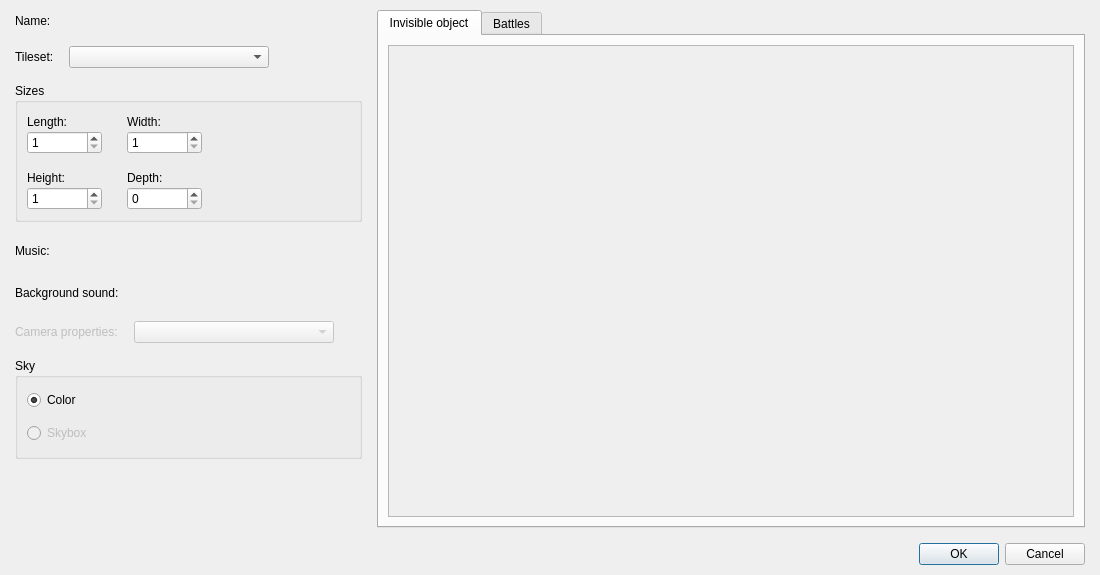
<?xml version="1.0" encoding="UTF-8"?>
<ui version="4.0">
 <class>DialogMapProperties</class>
 <widget class="QDialog" name="DialogMapProperties">
  <property name="geometry">
   <rect>
    <x>0</x>
    <y>0</y>
    <width>1100</width>
    <height>575</height>
   </rect>
  </property>
  <property name="windowTitle">
   <string>Map properties...</string>
  </property>
  <layout class="QGridLayout" name="gridLayout_11">
   <property name="leftMargin">
    <number>15</number>
   </property>
   <property name="topMargin">
    <number>10</number>
   </property>
   <property name="rightMargin">
    <number>15</number>
   </property>
   <property name="bottomMargin">
    <number>10</number>
   </property>
   <item row="0" column="0">
    <layout class="QVBoxLayout" name="verticalLayout_8">
     <property name="spacing">
      <number>15</number>
     </property>
     <item>
      <layout class="QHBoxLayout" name="horizontalLayout_2" stretch="0,1">
       <item>
        <layout class="QVBoxLayout" name="verticalLayout_6" stretch="0,0,0,0,1">
         <item>
          <layout class="QGridLayout" name="gridLayout_8">
           <item row="0" column="0">
            <widget class="QLabel" name="label">
             <property name="text">
              <string>Name:</string>
             </property>
            </widget>
           </item>
           <item row="0" column="1">
            <widget class="WidgetTextLang" name="widgetLangName" native="true">
             <property name="minimumSize">
              <size>
               <width>200</width>
               <height>0</height>
              </size>
             </property>
             <property name="maximumSize">
              <size>
               <width>200</width>
               <height>16777215</height>
              </size>
             </property>
            </widget>
           </item>
           <item row="0" column="2" rowspan="2">
            <spacer name="horizontalSpacer_2">
             <property name="orientation">
              <enum>Qt::Horizontal</enum>
             </property>
             <property name="sizeHint" stdset="0">
              <size>
               <width>68</width>
               <height>58</height>
              </size>
             </property>
            </spacer>
           </item>
           <item row="1" column="0">
            <widget class="QLabel" name="label_2">
             <property name="text">
              <string>Tileset:</string>
             </property>
            </widget>
           </item>
           <item row="1" column="1">
            <widget class="QComboBox" name="comboBoxTileset">
             <property name="minimumSize">
              <size>
               <width>200</width>
               <height>0</height>
              </size>
             </property>
             <property name="maximumSize">
              <size>
               <width>200</width>
               <height>16777215</height>
              </size>
             </property>
            </widget>
           </item>
          </layout>
         </item>
         <item>
          <widget class="QGroupBox" name="groupBox_3">
           <property name="title">
            <string>Sizes</string>
           </property>
           <layout class="QGridLayout" name="gridLayout_4">
            <item row="0" column="0">
             <layout class="QGridLayout" name="gridLayout_3">
              <property name="horizontalSpacing">
               <number>25</number>
              </property>
              <property name="verticalSpacing">
               <number>15</number>
              </property>
              <item row="0" column="0">
               <layout class="QVBoxLayout" name="verticalLayout_2">
                <item>
                 <widget class="QLabel" name="label_3">
                  <property name="text">
                   <string>Length:</string>
                  </property>
                 </widget>
                </item>
                <item>
                 <widget class="QSpinBox" name="spinBoxLength">
                  <property name="sizePolicy">
                   <sizepolicy hsizetype="Minimum" vsizetype="Fixed">
                    <horstretch>0</horstretch>
                    <verstretch>0</verstretch>
                   </sizepolicy>
                  </property>
                  <property name="minimumSize">
                   <size>
                    <width>75</width>
                    <height>0</height>
                   </size>
                  </property>
                  <property name="maximumSize">
                   <size>
                    <width>75</width>
                    <height>16777215</height>
                   </size>
                  </property>
                  <property name="minimum">
                   <number>1</number>
                  </property>
                  <property name="maximum">
                   <number>1000</number>
                  </property>
                 </widget>
                </item>
               </layout>
              </item>
              <item row="0" column="1">
               <layout class="QVBoxLayout" name="verticalLayout_3">
                <item>
                 <widget class="QLabel" name="label_4">
                  <property name="text">
                   <string>Width:</string>
                  </property>
                 </widget>
                </item>
                <item>
                 <widget class="QSpinBox" name="spinBoxWidth">
                  <property name="minimumSize">
                   <size>
                    <width>75</width>
                    <height>0</height>
                   </size>
                  </property>
                  <property name="maximumSize">
                   <size>
                    <width>75</width>
                    <height>16777215</height>
                   </size>
                  </property>
                  <property name="minimum">
                   <number>1</number>
                  </property>
                  <property name="maximum">
                   <number>1000</number>
                  </property>
                 </widget>
                </item>
               </layout>
              </item>
              <item row="0" column="2" rowspan="2">
               <spacer name="horizontalSpacer">
                <property name="orientation">
                 <enum>Qt::Horizontal</enum>
                </property>
                <property name="sizeHint" stdset="0">
                 <size>
                  <width>78</width>
                  <height>98</height>
                 </size>
                </property>
               </spacer>
              </item>
              <item row="1" column="0">
               <layout class="QVBoxLayout" name="verticalLayout_4">
                <item>
                 <widget class="QLabel" name="label_5">
                  <property name="text">
                   <string>Height:</string>
                  </property>
                 </widget>
                </item>
                <item>
                 <widget class="QSpinBox" name="spinBoxHeight">
                  <property name="minimumSize">
                   <size>
                    <width>75</width>
                    <height>0</height>
                   </size>
                  </property>
                  <property name="maximumSize">
                   <size>
                    <width>75</width>
                    <height>16777215</height>
                   </size>
                  </property>
                  <property name="minimum">
                   <number>1</number>
                  </property>
                  <property name="maximum">
                   <number>1000</number>
                  </property>
                  <property name="value">
                   <number>1</number>
                  </property>
                 </widget>
                </item>
               </layout>
              </item>
              <item row="1" column="1">
               <layout class="QVBoxLayout" name="verticalLayout_5">
                <item>
                 <widget class="QLabel" name="label_6">
                  <property name="text">
                   <string>Depth:</string>
                  </property>
                 </widget>
                </item>
                <item>
                 <widget class="QSpinBox" name="spinBoxDepth">
                  <property name="minimumSize">
                   <size>
                    <width>75</width>
                    <height>0</height>
                   </size>
                  </property>
                  <property name="maximumSize">
                   <size>
                    <width>75</width>
                    <height>16777215</height>
                   </size>
                  </property>
                  <property name="maximum">
                   <number>1000</number>
                  </property>
                 </widget>
                </item>
               </layout>
              </item>
             </layout>
            </item>
           </layout>
          </widget>
         </item>
         <item>
          <layout class="QGridLayout" name="gridLayout_5">
           <item row="0" column="0">
            <widget class="QLabel" name="label_7">
             <property name="enabled">
              <bool>true</bool>
             </property>
             <property name="text">
              <string>Music:</string>
             </property>
            </widget>
           </item>
           <item row="0" column="1">
            <widget class="WidgetSong" name="widgetChooseMusic" native="true">
             <property name="minimumSize">
              <size>
               <width>200</width>
               <height>27</height>
              </size>
             </property>
             <property name="maximumSize">
              <size>
               <width>200</width>
               <height>27</height>
              </size>
             </property>
            </widget>
           </item>
           <item row="0" column="2" rowspan="3">
            <spacer name="horizontalSpacer_6">
             <property name="orientation">
              <enum>Qt::Horizontal</enum>
             </property>
             <property name="sizeHint" stdset="0">
              <size>
               <width>28</width>
               <height>88</height>
              </size>
             </property>
            </spacer>
           </item>
           <item row="1" column="0">
            <widget class="QLabel" name="label_8">
             <property name="enabled">
              <bool>true</bool>
             </property>
             <property name="text">
              <string>Background sound:</string>
             </property>
            </widget>
           </item>
           <item row="1" column="1">
            <widget class="WidgetSong" name="widgetChooseBackgroundSound" native="true">
             <property name="minimumSize">
              <size>
               <width>200</width>
               <height>27</height>
              </size>
             </property>
             <property name="maximumSize">
              <size>
               <width>200</width>
               <height>27</height>
              </size>
             </property>
            </widget>
           </item>
           <item row="2" column="0">
            <widget class="QLabel" name="label_10">
             <property name="enabled">
              <bool>false</bool>
             </property>
             <property name="text">
              <string>Camera properties:</string>
             </property>
            </widget>
           </item>
           <item row="2" column="1">
            <widget class="QComboBox" name="comboBoxCameraProperties">
             <property name="enabled">
              <bool>false</bool>
             </property>
             <property name="minimumSize">
              <size>
               <width>200</width>
               <height>0</height>
              </size>
             </property>
             <property name="maximumSize">
              <size>
               <width>200</width>
               <height>16777215</height>
              </size>
             </property>
            </widget>
           </item>
          </layout>
         </item>
         <item>
          <widget class="QGroupBox" name="groupBox">
           <property name="enabled">
            <bool>true</bool>
           </property>
           <property name="title">
            <string>Sky</string>
           </property>
           <layout class="QGridLayout" name="gridLayout_7">
            <property name="leftMargin">
             <number>9</number>
            </property>
            <property name="topMargin">
             <number>9</number>
            </property>
            <property name="bottomMargin">
             <number>9</number>
            </property>
            <item row="0" column="0">
             <layout class="QGridLayout" name="gridLayout_6">
              <item row="1" column="0">
               <widget class="QRadioButton" name="radioButtonSkybox">
                <property name="enabled">
                 <bool>false</bool>
                </property>
                <property name="text">
                 <string>Skybox</string>
                </property>
               </widget>
              </item>
              <item row="0" column="0">
               <widget class="QRadioButton" name="radioButtonColor">
                <property name="text">
                 <string>Color</string>
                </property>
                <property name="checked">
                 <bool>true</bool>
                </property>
               </widget>
              </item>
              <item row="1" column="1">
               <widget class="QWidget" name="widgetChooseSkybox" native="true">
                <property name="enabled">
                 <bool>false</bool>
                </property>
                <property name="minimumSize">
                 <size>
                  <width>200</width>
                  <height>27</height>
                 </size>
                </property>
                <property name="maximumSize">
                 <size>
                  <width>200</width>
                  <height>27</height>
                 </size>
                </property>
               </widget>
              </item>
              <item row="0" column="1">
               <widget class="PanelPrimitiveValue" name="panelPrimitiveValueSkyColor" native="true">
                <property name="minimumSize">
                 <size>
                  <width>250</width>
                  <height>27</height>
                 </size>
                </property>
                <property name="maximumSize">
                 <size>
                  <width>250</width>
                  <height>27</height>
                 </size>
                </property>
               </widget>
              </item>
             </layout>
            </item>
           </layout>
          </widget>
         </item>
         <item>
          <spacer name="verticalSpacer">
           <property name="orientation">
            <enum>Qt::Vertical</enum>
           </property>
           <property name="sizeHint" stdset="0">
            <size>
             <width>20</width>
             <height>40</height>
            </size>
           </property>
          </spacer>
         </item>
        </layout>
       </item>
       <item>
        <widget class="QTabWidget" name="tabWidget">
         <property name="maximumSize">
          <size>
           <width>16777215</width>
           <height>16777215</height>
          </size>
         </property>
         <property name="currentIndex">
          <number>0</number>
         </property>
         <widget class="QWidget" name="tab_2">
          <attribute name="title">
           <string>Invisible object</string>
          </attribute>
          <layout class="QGridLayout" name="gridLayout_12">
           <item row="0" column="0">
            <widget class="QScrollArea" name="scrollArea">
             <property name="widgetResizable">
              <bool>true</bool>
             </property>
             <widget class="QWidget" name="scrollAreaWidgetContents">
              <property name="geometry">
               <rect>
                <x>0</x>
                <y>0</y>
                <width>661</width>
                <height>460</height>
               </rect>
              </property>
              <layout class="QGridLayout" name="gridLayout_9">
               <item row="0" column="0">
                <widget class="PanelObject" name="panelObject" native="true"/>
               </item>
              </layout>
             </widget>
            </widget>
           </item>
          </layout>
         </widget>
         <widget class="QWidget" name="tab">
          <attribute name="title">
           <string>Battles</string>
          </attribute>
          <layout class="QGridLayout" name="gridLayout_10">
           <item row="0" column="0">
            <layout class="QVBoxLayout" name="verticalLayout_7" stretch="0,1">
             <item>
              <layout class="QHBoxLayout" name="horizontalLayout" stretch="0,0,1">
               <item>
                <widget class="QLabel" name="label_9">
                 <property name="enabled">
                  <bool>false</bool>
                 </property>
                 <property name="text">
                  <string>Battle map:</string>
                 </property>
                </widget>
               </item>
               <item>
                <widget class="QComboBox" name="comboBoxBattleMap">
                 <property name="enabled">
                  <bool>false</bool>
                 </property>
                 <property name="minimumSize">
                  <size>
                   <width>200</width>
                   <height>0</height>
                  </size>
                 </property>
                 <property name="maximumSize">
                  <size>
                   <width>200</width>
                   <height>16777215</height>
                  </size>
                 </property>
                </widget>
               </item>
               <item>
                <spacer name="horizontalSpacer_3">
                 <property name="orientation">
                  <enum>Qt::Horizontal</enum>
                 </property>
                 <property name="sizeHint" stdset="0">
                  <size>
                   <width>40</width>
                   <height>20</height>
                  </size>
                 </property>
                </spacer>
               </item>
              </layout>
             </item>
             <item>
              <widget class="QGroupBox" name="groupBox_2">
               <property name="enabled">
                <bool>false</bool>
               </property>
               <property name="title">
                <string>Random battles</string>
               </property>
               <layout class="QGridLayout" name="gridLayout_2">
                <item row="0" column="0">
                 <layout class="QVBoxLayout" name="verticalLayout" stretch="1,0">
                  <item>
                   <widget class="QTreeView" name="treeViewRandomBattles"/>
                  </item>
                  <item>
                   <layout class="QGridLayout" name="gridLayout">
                    <item row="0" column="0">
                     <widget class="QLabel" name="label_11">
                      <property name="text">
                       <string>Number of steps after next battle:</string>
                      </property>
                     </widget>
                    </item>
                    <item row="0" column="1" rowspan="4">
                     <spacer name="horizontalSpacer_4">
                      <property name="orientation">
                       <enum>Qt::Horizontal</enum>
                      </property>
                      <property name="sizeHint" stdset="0">
                       <size>
                        <width>18</width>
                        <height>118</height>
                       </size>
                      </property>
                     </spacer>
                    </item>
                    <item row="1" column="0">
                     <widget class="PanelPrimitiveValue" name="widgetConstantVariableSteps" native="true">
                      <property name="minimumSize">
                       <size>
                        <width>250</width>
                        <height>27</height>
                       </size>
                      </property>
                      <property name="maximumSize">
                       <size>
                        <width>250</width>
                        <height>27</height>
                       </size>
                      </property>
                     </widget>
                    </item>
                    <item row="2" column="0">
                     <widget class="QLabel" name="label_12">
                      <property name="text">
                       <string>with variation (in %):</string>
                      </property>
                     </widget>
                    </item>
                    <item row="3" column="0">
                     <widget class="PanelPrimitiveValue" name="widgetConstantVariableStepsVariation" native="true">
                      <property name="minimumSize">
                       <size>
                        <width>250</width>
                        <height>27</height>
                       </size>
                      </property>
                      <property name="maximumSize">
                       <size>
                        <width>250</width>
                        <height>27</height>
                       </size>
                      </property>
                     </widget>
                    </item>
                   </layout>
                  </item>
                 </layout>
                </item>
               </layout>
              </widget>
             </item>
            </layout>
           </item>
          </layout>
         </widget>
        </widget>
       </item>
      </layout>
     </item>
     <item>
      <widget class="QDialogButtonBox" name="buttonBox">
       <property name="orientation">
        <enum>Qt::Horizontal</enum>
       </property>
       <property name="standardButtons">
        <set>QDialogButtonBox::Cancel|QDialogButtonBox::Ok</set>
       </property>
      </widget>
     </item>
    </layout>
   </item>
  </layout>
  <zorder>panelObject</zorder>
  <zorder>label_13</zorder>
  <zorder>tabWidget</zorder>
  <zorder>buttonBox</zorder>
 </widget>
 <customwidgets>
  <customwidget>
   <class>WidgetTextLang</class>
   <extends>QWidget</extends>
   <header>widgettextlang.h</header>
   <container>1</container>
  </customwidget>
  <customwidget>
   <class>PanelPrimitiveValue</class>
   <extends>QWidget</extends>
   <header>panelprimitivevalue.h</header>
   <container>1</container>
  </customwidget>
  <customwidget>
   <class>WidgetSong</class>
   <extends>QWidget</extends>
   <header>widgetsong.h</header>
   <container>1</container>
  </customwidget>
  <customwidget>
   <class>PanelObject</class>
   <extends>QWidget</extends>
   <header>panelobject.h</header>
   <container>1</container>
  </customwidget>
 </customwidgets>
 <resources/>
 <connections>
  <connection>
   <sender>buttonBox</sender>
   <signal>accepted()</signal>
   <receiver>DialogMapProperties</receiver>
   <slot>accept()</slot>
   <hints>
    <hint type="sourcelabel">
     <x>248</x>
     <y>254</y>
    </hint>
    <hint type="destinationlabel">
     <x>157</x>
     <y>274</y>
    </hint>
   </hints>
  </connection>
  <connection>
   <sender>buttonBox</sender>
   <signal>rejected()</signal>
   <receiver>DialogMapProperties</receiver>
   <slot>reject()</slot>
   <hints>
    <hint type="sourcelabel">
     <x>316</x>
     <y>260</y>
    </hint>
    <hint type="destinationlabel">
     <x>286</x>
     <y>274</y>
    </hint>
   </hints>
  </connection>
 </connections>
</ui>
